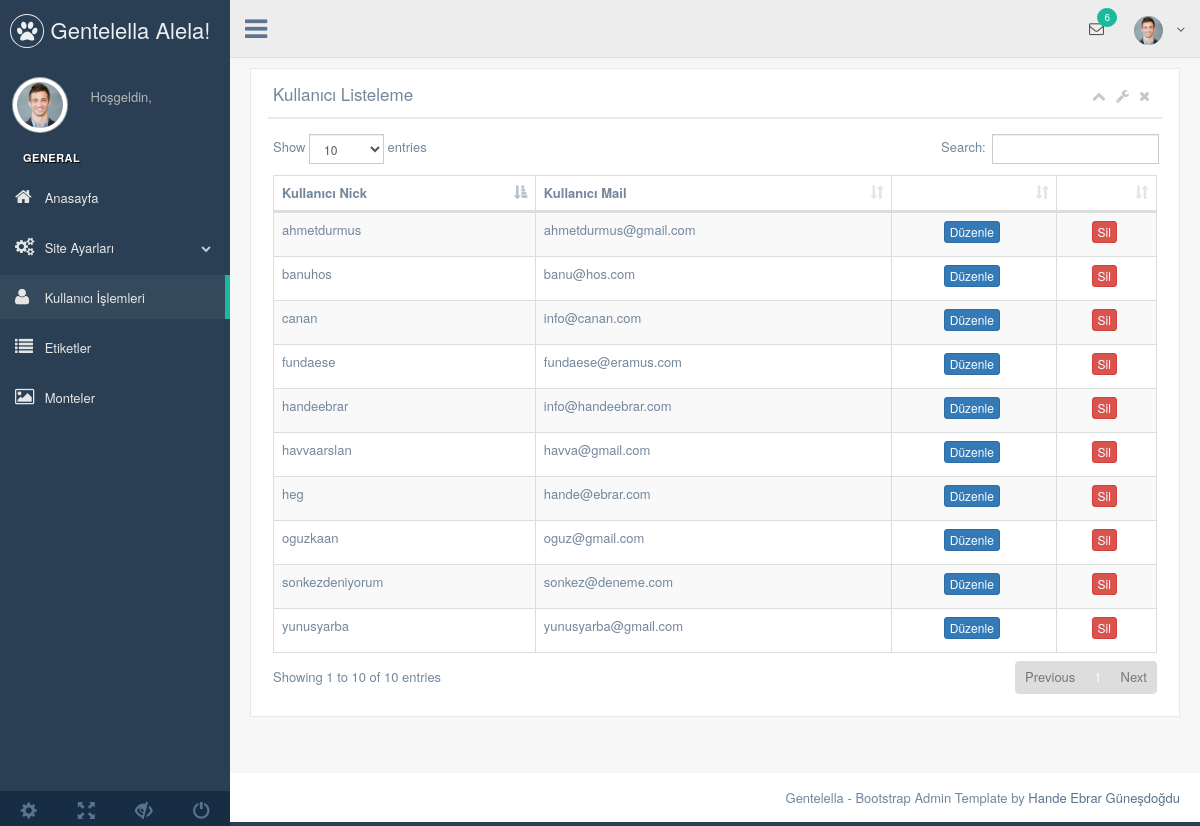
The page /bobiler/admin/production/kullanici.php (signed in) on the database its author committed.
### tables this page shows
CREATE TABLE `kullanici` (
  `kullanici_id` int(11) NOT NULL,
  `kullanici_ad` varchar(50) DEFAULT NULL,
  `kullanici_nick` varchar(60) NOT NULL,
  `kullanici_avatar` varchar(250) DEFAULT 'defaultavatar.png',
  `kullanici_mail` varchar(100) NOT NULL,
  `kullanici_website` varchar(100) DEFAULT NULL,
  `kullanici_ulke` varchar(50) DEFAULT NULL,
  `kullanici_dtarihi` date DEFAULT NULL,
  `kullanici_ceptel` varchar(50) DEFAULT NULL,
  `kullanici_cinsiyet` tinyint(1) DEFAULT NULL,
  `kullanici_hakkinda` varchar(400) DEFAULT NULL,
  `kullanici_sifre` varchar(50) NOT NULL,
  `kullanici_yetki` int(5) DEFAULT NULL,
  `kullanici_durum` varchar(50) DEFAULT NULL,
  `kullanici_behance` varchar(50) DEFAULT NULL,
  `kullanici_blogger` varchar(50) DEFAULT NULL,
  `kullanici_dribble` varchar(50) DEFAULT NULL,
  `kullanici_eksi` varchar(50) DEFAULT NULL,
  `kullanici_facebookfanpage` varchar(50) DEFAULT NULL,
  `kullanici_facebook` varchar(50) DEFAULT NULL,
  `kullanici_flickr` varchar(50) DEFAULT NULL,
  `kullanici_foursquare` varchar(50) DEFAULT NULL,
  `kullanici_googleplus` varchar(50) DEFAULT NULL,
  `kullanici_instagram` varchar(50) DEFAULT NULL,
  `kullanici_lastfm` varchar(50) DEFAULT NULL,
  `kullanici_linkedin` varchar(50) DEFAULT NULL,
  `kullanici_patreon` varchar(50) DEFAULT NULL,
  `kullanici_pinterest` varchar(50) DEFAULT NULL,
  `kullanici_soundcloud` varchar(50) DEFAULT NULL,
  `kullanici_tumblr` varchar(50) DEFAULT NULL,
  `kullanici_twitter` varchar(50) DEFAULT NULL,
  `kullanici_vimeo` varchar(50) DEFAULT NULL,
  `kullanici_vine` varchar(50) DEFAULT NULL,
  `kullanici_wordpress` varchar(50) DEFAULT NULL,
  `kullanici_youtube` varchar(50) DEFAULT NULL,
  `kullanici_youtubechannel` varchar(50) DEFAULT NULL
);

### bobiler/admin/production/kullanici.php (the view, shortened to what this page needs)
<?php
include 'header.php';
$kullanicisor=$db->prepare("SELECT * FROM kullanici");
$kullanicisor->execute();
?>
<div class="right_col" role="main">
  <div class="">
    <div class="row">
      <div class="col-md-12 col-sm-12 col-xs-12">
        <div class="x_panel">
          <div class="x_title">
            <h2>Kullanıcı Listeleme </h2>
            <ul class="nav navbar-right panel_toolbox">
              <li><a class="collapse-link"><i class="fa fa-chevron-up"></i></a>
              </li>
              <li class="dropdown">
                <a href="#" class="dropdown-toggle" data-toggle="dropdown" role="button" aria-expanded="false"><i class="fa fa-wrench"></i></a>
              </li>
              <li><a class="close-link"><i class="fa fa-close"></i></a>
              </li>
            </ul>
            <div class="clearfix"></div>
          </div>
          <div class="x_content">
            <table id="datatable-responsive" class="table table-striped table-bordered dt-responsive nowrap" cellspacing="0" width="100%">
              <thead>
                <tr>
                  <th>Kullanıcı Nick</th>
                  <th>Kullanıcı Mail</th>
                  <th></th>
                  <th></th>
                </tr>
              </thead>
              <tbody>
                <?php
                while($kullanicicek=$kullanicisor->fetch(PDO::FETCH_ASSOC)) {?>
                <tr>
                  <td><?php echo $kullanicicek['kullanici_nick'] ?></td>
                  <td><?php echo $kullanicicek['kullanici_mail'] ?></td>
                  <td><center><a href="kullanici-duzenle.php?kullanici_id=<?php echo $kullanicicek['kullanici_id']; ?>"><button class="btn btn-primary btn-xs">Düzenle</button></a></center></td>
                  <td><center><a href="../netting/islem.php?kullanici_id=<?php echo $kullanicicek['kullanici_id']; ?>&kullanicisil=ok"><button class="btn btn-danger btn-xs">Sil</button></a></center></td>
                </tr>
                <?php  }    ?>
              </tbody>
            </table>
          </div>
        </div>
      </div>
    </div>
  </div>
</div>
<?php include 'footer.php'; ?>

### rows shown on the page
kullanici: kullanici_nick "handeebrar", kullanici_mail "info@handeebrar.com"
kullanici: kullanici_nick "canan", kullanici_mail "info@canan.com"
kullanici: kullanici_nick "yunusyarba", kullanici_mail "yunusyarba@gmail.com"
kullanici: kullanici_nick "ahmetdurmus", kullanici_mail "ahmetdurmus@gmail.com"
kullanici: kullanici_nick "fundaese", kullanici_mail "fundaese@eramus.com"
kullanici: kullanici_nick "heg", kullanici_mail "hande@ebrar.com"
kullanici: kullanici_nick "oguzkaan", kullanici_mail "oguz@gmail.com"
kullanici: kullanici_nick "sonkezdeniyorum", kullanici_mail "sonkez@deneme.com"
kullanici: kullanici_nick "banuhos", kullanici_mail "banu@hos.com"
kullanici: kullanici_nick "havvaarslan", kullanici_mail "havva@gmail.com"
